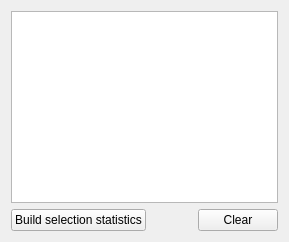
                   <widget class="QWidget" name="tb_statistics">
                    <attribute name="title">
                     <string>Statistics</string>
                    </attribute>
                    <layout class="QGridLayout" name="gridLayout_8">
                     <item row="1" column="0">
                      <widget class="QPushButton" name="bt_update_selection_stats">
                       <property name="text">
                        <string>Build selection statistics</string>
                       </property>
                      </widget>
                     </item>
                     <item row="1" column="2">
                      <widget class="QPushButton" name="bt_clear_statistics">
                       <property name="text">
                        <string>Clear</string>
                       </property>
                      </widget>
                     </item>
                     <item row="0" column="0" colspan="3">
                      <widget class="QTextBrowser" name="lv_stats">
                       <property name="font">
                        <font>
                         <family>Courier</family>
                        </font>
                       </property>
                      </widget>
                     </item>
                     <item row="1" column="1">
                      <spacer name="horizontalSpacer_5">
                       <property name="orientation">
                        <enum>Qt::Horizontal</enum>
                       </property>
                       <property name="sizeHint" stdset="0">
                        <size>
                         <width>40</width>
                         <height>20</height>
                        </size>
                       </property>
                      </spacer>
                     </item>
                    </layout>
                   </widget>
